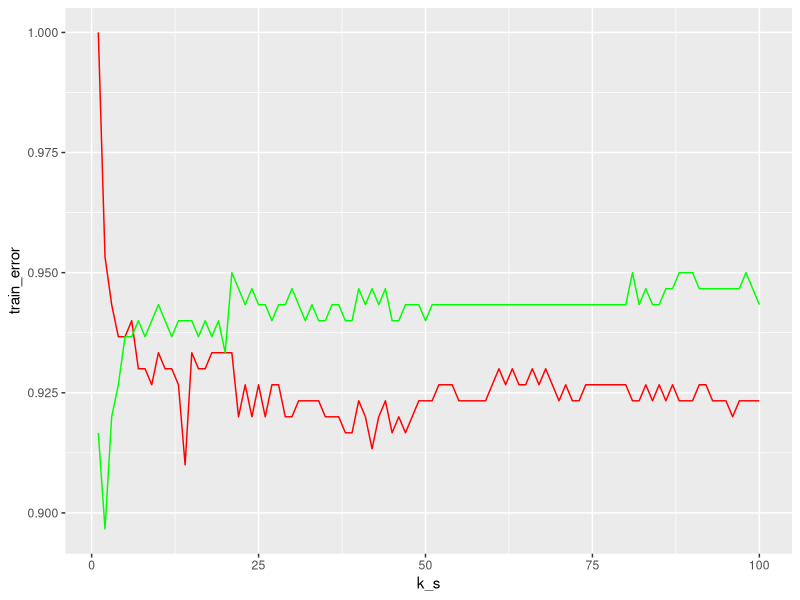

Write R code to recreate this figure.
library(class)

set.seed(1)
n = 300
sig = 1.5
mu1 = c(7,2); mu2 = c(2,7); mu3 = c(7,7)

x1 = t(matrix(mu1, 2, n/3)) + matrix(rnorm(n)*sig, n/3, 2)
x2 = t(matrix(mu2, 2, n/3)) + matrix(rnorm(n)*sig, n/3, 2)
x3 = t(matrix(mu3, 2, n/3)) + matrix(rnorm(n)*sig, n/3, 2)
x.train = rbind(x1, x2, x3)

set.seed(100)
x1 = t(matrix(mu1, 2, n/3)) + matrix(rnorm(n)*sig, n/3, 2)
x2 = t(matrix(mu2, 2, n/3)) + matrix(rnorm(n)*sig, n/3, 2)
x3 = t(matrix(mu3, 2, n/3)) + matrix(rnorm(n)*sig, n/3, 2)
x.test = rbind(x1, x2, x3)

y.train = c(rep(1, n/3), rep(2, n/3), rep(3, n/3))
Y = factor(y.train)

loop = 100
train_error = rep(0, loop)
test_error = rep(0, loop)

for (i in 1:loop){
  knn.pred = knn(train = x.train, test = x.train, cl = y.train, k = i)
  train_error[i] = mean(knn.pred == y.train)
  knn.pred = knn(train = x.train, test = x.test, cl = y.train, k = i)
  test_error[i] = mean(knn.pred == y.train)
}

k_s = 1:loop
library(ggplot2)
df <- data.frame(k_s,train_error,test_error)
ggplot(df, aes(k_s)) + geom_line(aes(y=train_error), colour = "red") + geom_line(aes(y=test_error), colour = "green")
